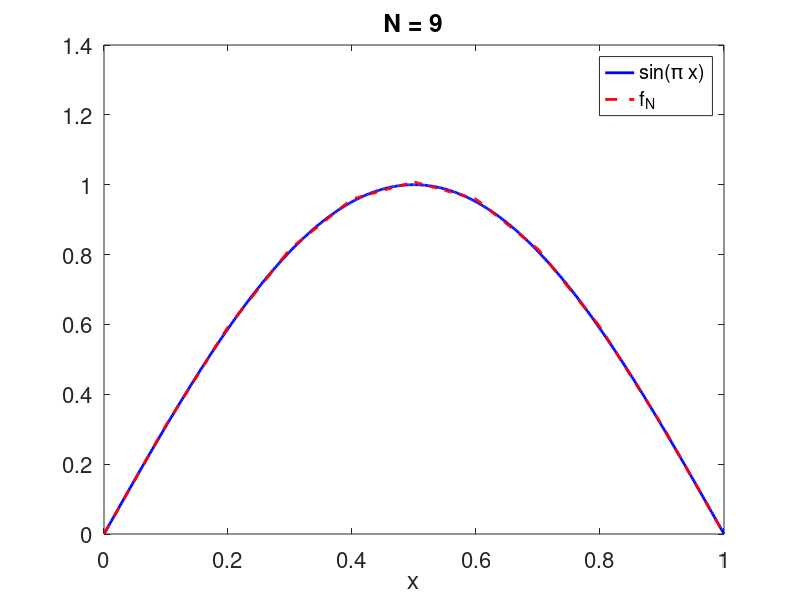
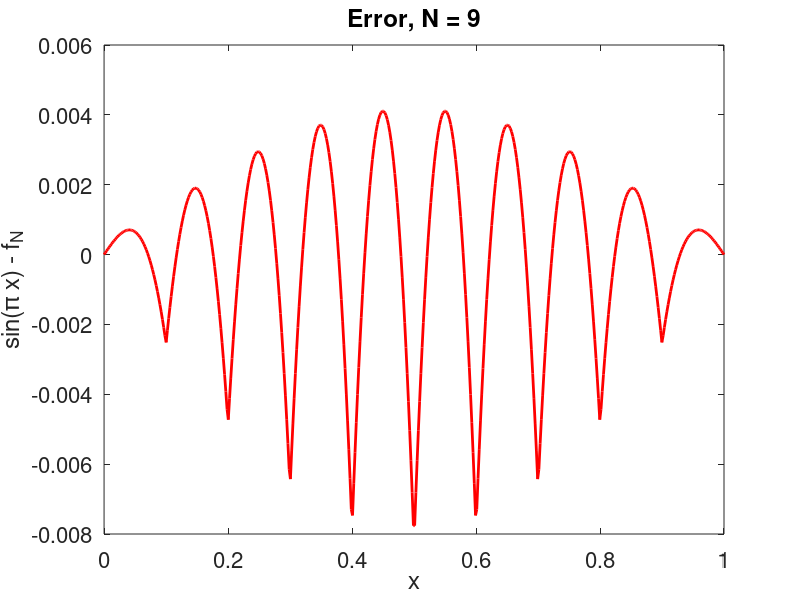

MATLAB code to generate these figures, in order:
function hat_demo

xx = linspace(0,1,500)';
 for N = [3 9]
    h = 1/(N+1);
    x = [0:N+1]*h;

% set up the matrix from the inner products computed in part (c)
    A = 2*h/3*eye(N) + h/6*diag(ones(N-1,1),1) + h/6*diag(ones(N-1,1),-1);  

% set up the right-hand side vector from the inner products in part (d)
    b = 2/(h*pi^2)*(1-cos(h*pi))*sin(h*pi*[1:N]');

% solve for the coefficients 
    c = A\b;

% compute the approximation on fine grid on [0,1]
    fN = zeros(length(xx),1);
    for j=1:N
       fN = fN + c(j)*hat(xx,j,N);
    end

% plot the function f and the approximation
    figure(2), clf
    plot(xx, sin(pi*xx), 'b-','linewidth',2), hold on
    plot(xx, fN, 'r--','linewidth',2)
    legend('sin(\pi x)', 'f_N')
    set(gca,'fontsize',16)
    xlabel('x'), title(sprintf('N = %d', N))

% plot the error
    figure(3), clf
    plot(xx, sin(pi*xx)-fN, 'r-','linewidth',2)
    set(gca,'fontsize',16)
    xlabel('x'), title(sprintf('Error, N = %d', N))
    ylabel('sin(\pi x) - f_N')
end

function phi_k = hat(x,k,n)

% function phi_k = hat(x,k,n)
%
% evaluates the hat function phi_k(x), where n denotes the
% size of the mesh, so that phi_k is non-zero on ((k-1)*h,(k+1)*h)
% with h = 1/(n+1).

 h = 1/(n+1);
 xk = [0:n+1]*h;

 if k==0,       phi_k =  ((x>=xk(1))&(x<xk(2))).*((xk(2)-x)/h);
 elseif k==n+1, phi_k =  ((x>=xk(n+1))&(x<=xk(n+2))).*((x-xk(n+1))/h);
 else,          phi_k =  ((x>=xk(k))&(x<xk(k+1))).*((x-xk(k))/h) ...
                       + ((x>=xk(k+1))&(x<xk(k+2))).*((xk(k+2)-x)/h);
 end

 
